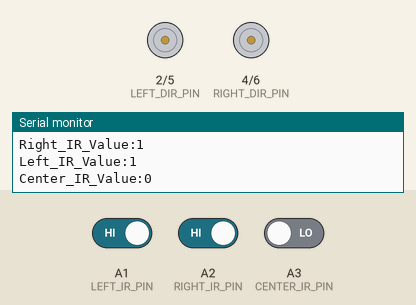
Recording of a sketch running on a simulated Arduino Uno, built with avr-gcc and run on an emulated ATmega328P. Parts: direction and speed pins drawn as motors (green arrow = direction pin HIGH = forward, orange = LOW = backward, longer = more drive), the last lines printed to the serial monitor. Inputs (shaded band) come from the test bench; at power-on: A1 (LEFT_IR_PIN) HIGH, A2 (RIGHT_IR_PIN) HIGH, A3 (CENTER_IR_PIN) LOW.

Above: at 1.2 s.
1.3 s: A1 (LEFT_IR_PIN) driven LOW
At 2.1 s:
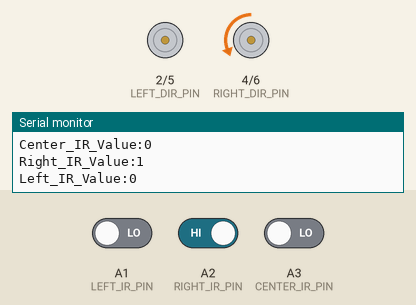
2.8 s: A2 (RIGHT_IR_PIN) driven LOW
At 3.7 s:
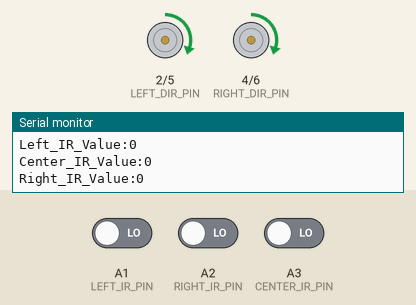
4.3 s: A3 (CENTER_IR_PIN) driven HIGH
At 4.9 s:
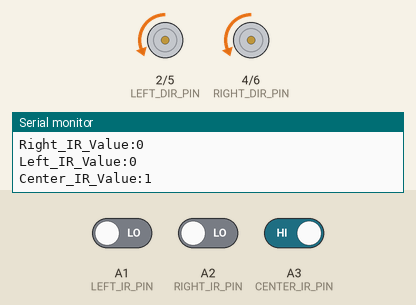
5.8 s: A2 (RIGHT_IR_PIN) driven HIGH
At 6.3 s:
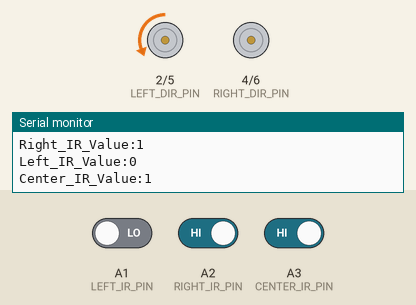
Timing chart, 0 to 8.3 s (numbered marks = the images above; inputs shaded):
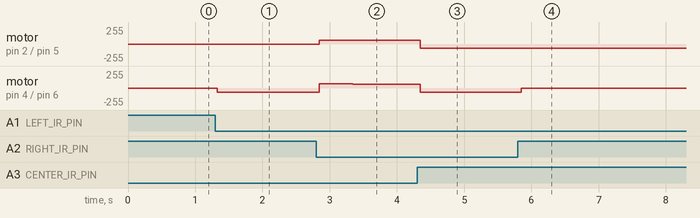

Measured:
- after the input at 1.3 s, motor on pin 4 (RIGHT_DIR_PIN) / pin 6 (RIGHT_SPEED_PIN): stopped → backward 64/255 at once
- after the input at 2.8 s, motor on pin 2 (LEFT_DIR_PIN) / pin 5 (LEFT_SPEED_PIN): stopped → forward 60/255 at once; motor on pin 4 (RIGHT_DIR_PIN) / pin 6 (RIGHT_SPEED_PIN): backward 64/255 → forward 64/255 at once, → forward 60/255 0.50 s later
- after the input at 4.3 s, motor on pin 2 (LEFT_DIR_PIN) / pin 5 (LEFT_SPEED_PIN), motor on pin 4 (RIGHT_DIR_PIN) / pin 6 (RIGHT_SPEED_PIN): forward 60/255 → backward 64/255 after 0.05 s
- after the input at 5.8 s, motor on pin 4 (RIGHT_DIR_PIN) / pin 6 (RIGHT_SPEED_PIN): backward 64/255 → stopped after 0.05 s

The sketch:

LineFollowerMSRP.ino
```cpp
#define LEFT_IR_PIN A1
#define CENTER_IR_PIN A3
#define RIGHT_IR_PIN A2
#define LEFT_DIR_PIN 2
#define RIGHT_DIR_PIN 4
#define LEFT_SPEED_PIN 5
#define RIGHT_SPEED_PIN 6

// Variable to store the last movement direction
bool lastDirectionLeft = false;

void setup() {
  Serial.begin(9600);
  pinMode(LEFT_IR_PIN, INPUT);
  pinMode(CENTER_IR_PIN, INPUT);
  pinMode(RIGHT_IR_PIN, INPUT);
  pinMode(LEFT_DIR_PIN, OUTPUT);
  pinMode(RIGHT_DIR_PIN, OUTPUT);
  pinMode(LEFT_SPEED_PIN, OUTPUT);
  pinMode(RIGHT_SPEED_PIN, OUTPUT);
}

// Function to control movement
void move(int left_speed, int right_speed, bool left_dir, bool right_dir) {
  digitalWrite(LEFT_DIR_PIN, left_dir);
  digitalWrite(RIGHT_DIR_PIN, right_dir);
  analogWrite(LEFT_SPEED_PIN, left_speed);
  analogWrite(RIGHT_SPEED_PIN, right_speed);
}

// Function to move forward
void moveForward() {
  move(64, 64, LOW, LOW); // Adjust speed as needed
}

// Function to turn left
void moveLeft() {
  move(0, 64, LOW, LOW); // Adjust speed as needed
  lastDirectionLeft = true;
}

// Function to turn right
void moveRight() {
  move(64, 0, LOW, LOW); // Adjust speed as needed
  lastDirectionLeft = false;
}

// Function to move backward
void moveBackward() {
  move(60, 60, HIGH, HIGH); // Reverse both motors
  delay(500); // Reverse for 500 milliseconds
}

void loop() {
  // Read sensor values
  int leftIRValue = digitalRead(LEFT_IR_PIN);
  int centerIRValue = digitalRead(CENTER_IR_PIN);
  int rightIRValue = digitalRead(RIGHT_IR_PIN);

  // Line following logic
  if (centerIRValue == HIGH) {
    if (leftIRValue == LOW && rightIRValue == LOW) { // Both left and right sensors off the line
      moveForward();
    }
    else if (leftIRValue == LOW && rightIRValue == HIGH) { // Right sensor on line
      moveRight();
    }
    else if (leftIRValue == HIGH && rightIRValue == LOW) { // Left sensor on line
      moveLeft();
    }
  }
  else { // Center sensor off the line
    if (leftIRValue == LOW && rightIRValue == LOW) { // Both left and right sensors off the line
      if (lastDirectionLeft) {
        moveRight(); // Backtrack to the right
      }
      else {
        moveLeft(); // Backtrack to the left
      }
      moveBackward(); // Perform reverse maneuver
    }
    else { // Either left or right sensor on the line
      if (leftIRValue == LOW) { // Left sensor on line
        moveLeft();
      }
      else if (rightIRValue == LOW) { // Right sensor on line
        moveRight();
      }
    }
  }

  // Debugging output
  Serial.print("Left_IR_Value:");
  Serial.println(leftIRValue);
  Serial.print("Center_IR_Value:");
  Serial.println(centerIRValue);
  Serial.print("Right_IR_Value:");
  Serial.println(rightIRValue);
  Serial.println("");
}
```
